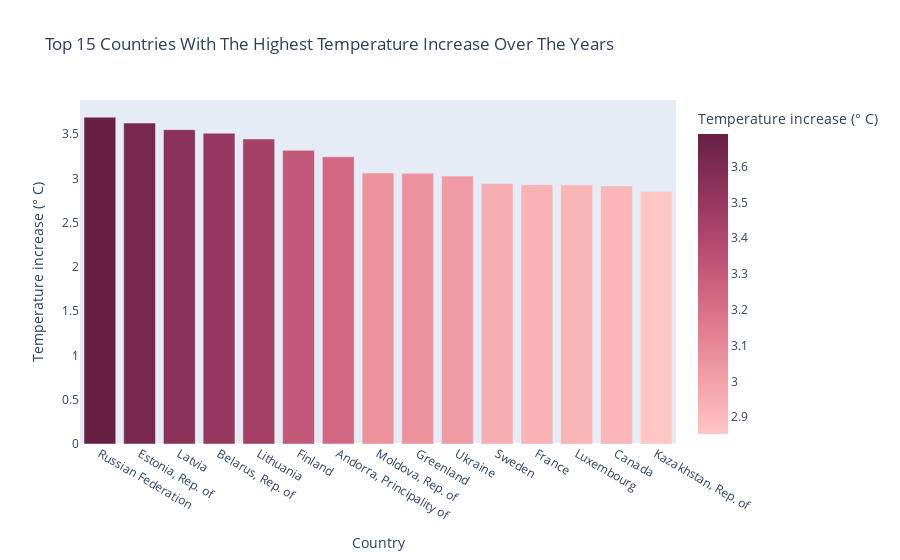

The code cell stored with this chart in its notebook:
### Code cell
fig_bar = px.bar(df_melted.sort_values("Temperature_increase", ascending = False ).head(15), 
                x = 'Country', y = 'Temperature_increase', color = 'Temperature_increase', 
                color_continuous_scale = 'burg', title = 'Top 15 Countries With The Highest Temperature Increase Over The Years', 
                hover_name = 'Year',
                labels = {'Temperature_increase':'Temperature increase (° C)'})

fig_bar.update_layout(
    xaxis = dict(showgrid = False),
    yaxis = dict(showgrid = False),
   
)

fig_bar.show()

### Figure 1 — Plotly figure (JSON) as saved in the notebook; plotly's stock layout.template omitted (floating-point values rounded to 4 significant figures)
{"data": [{"alignmentgroup": "True", "hovertemplate": "<b>%{hovertext}</b><br><br>Country=%{x}<br>Temperature increase (° C)=%{marker.color}<extra></extra>", "hovertext": [2020, 2020, 2020, 2020, 2020, 2020, 2022, 2020, 2010, 2020, 2020, 2022, 2022, 2010, 2020], "legendgroup": "", "marker": {"color": [3.691, 3.625, 3.55, 3.51, 3.445, 3.317, 3.243, 3.06, 3.058, 3.026, 2.943, 2.929, 2.926, 2.915, 2.853], "coloraxis": "coloraxis", "pattern": {"shape": ""}}, "name": "", "offsetgroup": "", "orientation": "v", "showlegend": false, "textposition": "auto", "type": "bar", "x": ["Russian Federation", "Estonia, Rep. of", "Latvia", "Belarus, Rep. of", "Lithuania", "Finland", "Andorra, Principality of", "Moldova, Rep. of", "Greenland", "Ukraine", "Sweden", "France", "Luxembourg", "Canada", "Kazakhstan, Rep. of"], "xaxis": "x", "y": [3.691, 3.625, 3.55, 3.51, 3.445, 3.317, 3.243, 3.06, 3.058, 3.026, 2.943, 2.929, 2.926, 2.915, 2.853], "yaxis": "y"}], "layout": {"autosize": true, "barmode": "relative", "coloraxis": {"colorbar": {"title": {"text": "Temperature increase (° C)"}}, "colorscale": [[0, "rgb(255, 198, 196)"], [0.1667, "rgb(244, 163, 168)"], [0.3333, "rgb(227, 129, 145)"], [0.5, "rgb(204, 96, 125)"], [0.6667, "rgb(173, 70, 108)"], [0.8333, "rgb(139, 48, 88)"], [1, "rgb(103, 32, 68)"]]}, "legend": {"tracegroupgap": 0}, "title": {"text": "Top 15 Countries With The Highest Temperature Increase Over The Years"}, "xaxis": {"anchor": "y", "autorange": true, "domain": [0, 1], "range": [-0.5, 14.5], "showgrid": false, "title": {"text": "Country"}, "type": "category"}, "yaxis": {"anchor": "x", "autorange": true, "domain": [0, 1], "range": [0, 3.885], "showgrid": false, "title": {"text": "Temperature increase (° C)"}, "type": "linear"}}}
